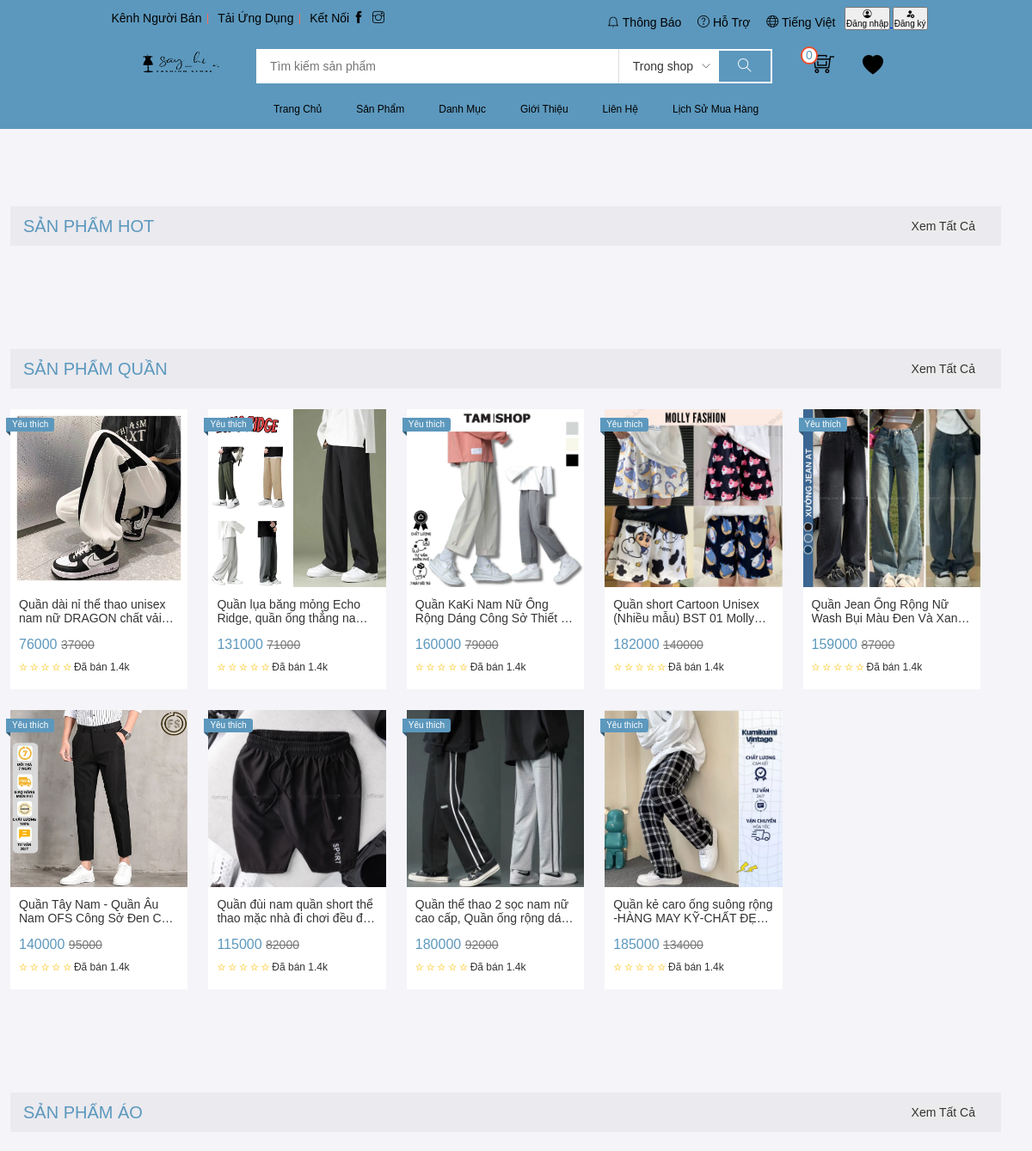
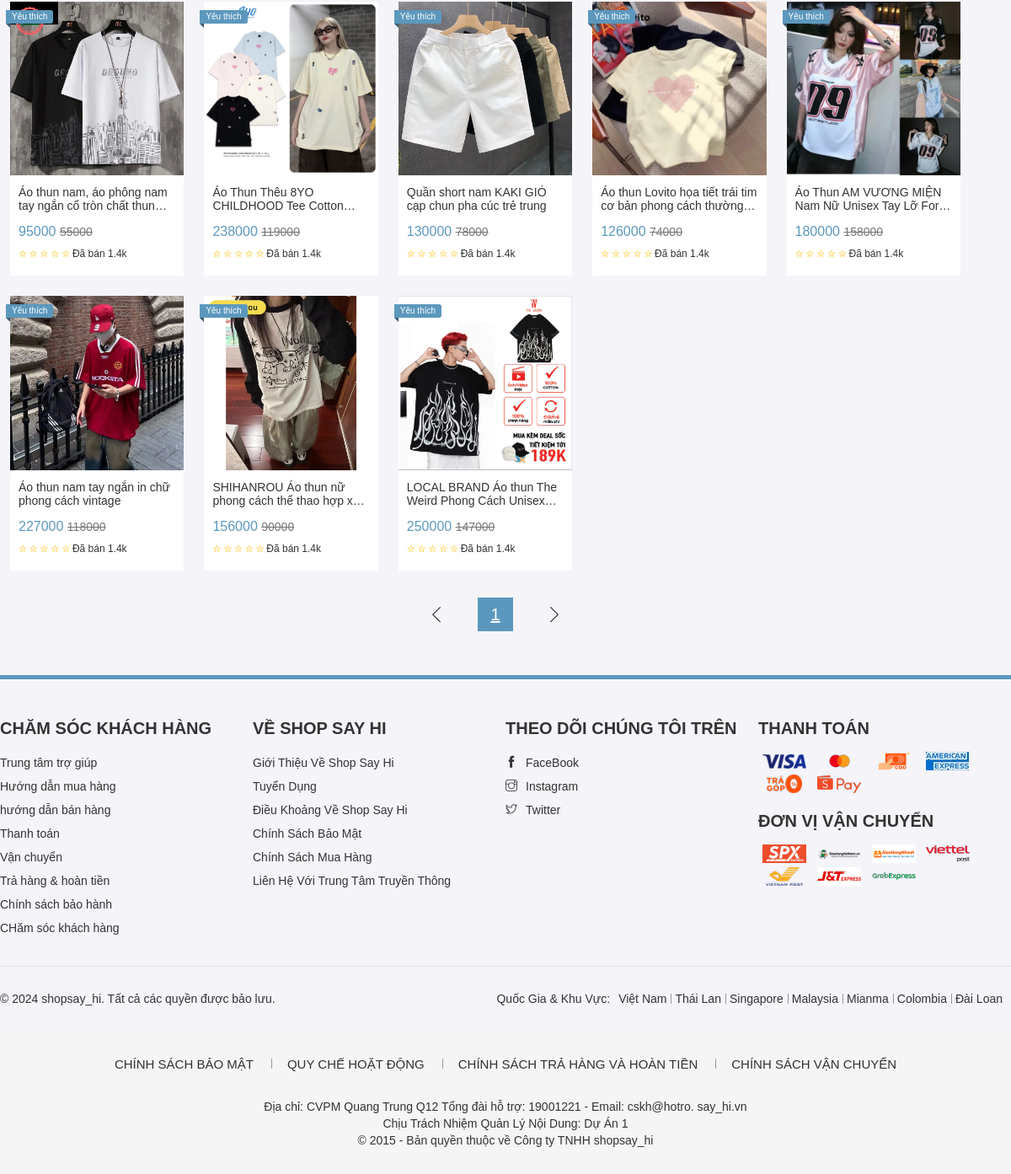
The page / on the database its author committed (2 pictures, top to bottom).
### tables this page shows
CREATE TABLE `sanpham` (
  `id` int(11) NOT NULL,
  `ten` varchar(500) NOT NULL,
  `image` varchar(255) DEFAULT NULL,
  `gia` int(11) DEFAULT NULL,
  `giakhuyenmai` int(11) DEFAULT NULL,
  `idDM` int(11) NOT NULL,
  `soluong` int(11) DEFAULT 0,
  `mota` longtext DEFAULT NULL,
  `hot` int(11) DEFAULT NULL,
  `TrangThai` tinyint(1) NOT NULL DEFAULT 0,
  `idBrand` int(11) DEFAULT NULL
);

### frontend/controller/productController.php (called while the page is built, shortened)
<?php
class productController {
    private $productModel;
    public function __construct() {
        require_once('./frontend/model/productModel.php');
        $this->productModel = new ProductModel();
    }
public function renderHome() {
    $productsPerPage = 10;
    $currentPage = isset($_GET['pageNum']) ? (int)$_GET['pageNum'] : 1;
    $totalProductsCate1 = count($this->productModel->getProByCate(42));
    $totalPagesCate1 = ceil($totalProductsCate1 / $productsPerPage);
    $currentPage = max(1, min($currentPage, $totalPagesCate1));
    $offset = ($currentPage - 1) * $productsPerPage;
    $productsCate1 = $offset < $totalProductsCate1
        ? $this->productModel->laySanPhamTheoDanhMucGioiHang(42, $offset, $productsPerPage)
        : [];
    $productsCate2 = $this->productModel->getProByCate(43);
    require_once('./frontend/view/home.php');
}
}
?>

### frontend/model/database.php (called while the page is built, shortened)
<?php
class Database {
    private $host = "localhost";
    private $username = "root";
    private $password = "";
    private $database = "sayhi_new_10_12";
    private $conn;
    public static $instance;
    public static function getInstance() {
        if (!self::$instance) {
            self::$instance = new Database();
        }
        return self::$instance;
    }
    public function __construct() {
        try {
            $this->conn = new PDO("mysql:host=$this->host;dbname=$this->database;charset=utf8", $this->username, $this->password);
            $this->conn->setAttribute(PDO::ATTR_ERRMODE, PDO::ERRMODE_EXCEPTION);
        } catch (PDOException $e) {
            die("Connection failed: " . $e->getMessage());
        }
    }
    public function prepare($sql) {
        return $this->conn->prepare($sql);
    }
    public function getAll($sql, $params = []) {
        try {
            $stmt = $this->prepare($sql);
            $stmt->execute($params);
            return $stmt->fetchAll(PDO::FETCH_ASSOC);
        } catch (PDOException $e) {
            echo "SQL error: " . $e->getMessage();
            return [];
        }
    }
}
?>

### frontend/model/productModel.php (called while the page is built, shortened)
<?php
require_once('./frontend/model/database.php');
class ProductModel {
    private $db;
    public function __construct() {
        $this->db = Database::getInstance();
    }
    public function getProByCate($id) {
        $sql = "SELECT * FROM sanpham WHERE idDM = $id";
        return $this->db->getAll($sql);
    }
    public function laySanPhamTheoDanhMucGioiHang($idCate, $offset, $limit): array {
        $sql = "SELECT * FROM sanpham WHERE idDM = :idCate LIMIT :offset, :limit";
        $stmt = $this->db->prepare($sql);
        $stmt->bindParam(':idCate', $idCate, PDO::PARAM_INT);
        $stmt->bindParam(':offset', $offset, PDO::PARAM_INT);
        $stmt->bindParam(':limit', $limit, PDO::PARAM_INT);
        $stmt->execute();
        return $stmt->fetchAll(PDO::FETCH_ASSOC);
    }
}
?>

### frontend/view/home.php (the view, shortened to what this page needs)
<div class="grid__colum-12">
    <div class="grid">
        <div class="grid__row content">
            <div class="grid__colum-12">
                <div class="home-fillter">
                    <span class="home-fillter__label"> Sản Phẩm Hot </span>
                    <div class="home-fillter__page">
                        <span class="home-fillter__page-num">
                            <button class="home-fillter__page-current">xem tất cả</button>
                        </span>
                    </div>
                </div>
            </div>
        </div>
    </div>
    <div class="grid">
        <div class="grid__row content">
            <div class="grid__colum-12">
                <div class="home-fillter">
                    <span class="home-fillter__label"> Sản Phẩm Quần </span>
                    <div class="home-fillter__page">
                        <span class="home-fillter__page-num">
                            <button class="home-fillter__page-current">xem tất cả</button>
                        </span>
                    </div>
                </div>
                <div class="grid__row">
                    <?php if (isset($productsCate2)) {
                        foreach ($productsCate2 as $p) { ?>
                            <div class="grid__colum-2">
                                <a href="?page=detail&id=<?php echo $p['id']; ?>" class="product">
                                    <div class="product__img">
                                    <img src="../public/assets/img/<?php echo $p['image']; ?>" alt="" class="product__img-avatar">
                                        <div class="product__img-favoutite"><span>Yêu thích</span></div>
                                    </div>
                                    <div class="product__info">
                                        <h5 class="product__info-name"><?php echo $p['ten']; ?></h5>
                                        <div class="product__info-price"><?php echo $p['gia']; ?>
                                            <span class="product__info-sale"><?php echo $p['giakhuyenmai']; ?></span>
                                        </div>
                                        <span class="product__info-star">
                                            <i class="product__info-star-icon product__info-star-icon--avaluated ti-star"></i>
                                            <i class="product__info-star-icon product__info-star-icon--avaluated ti-star"></i>
                                            <i class="product__info-star-icon product__info-star-icon--avaluated ti-star"></i>
                                            <i class="product__info-star-icon product__info-star-icon--avaluated ti-star"></i>
                                            <i class="product__info-star-icon product__info-star-icon--avaluated ti-star"></i>
                                            <span class="product__info-sold">Đã bán 1.4k</span>
                                        </span>
                                    </div>
                                </a>
                            </div>
                        <?php }
                    } ?>
                </div>
            </div>
        </div>
    </div>
    <div class="grid">
        <div class="grid__row content">
            <div class="grid__colum-12">
                <div class="home-fillter">
                    <span class="home-fillter__label"> Sản Phẩm Áo </span>
                    <div class="home-fillter__page">
                        <span class="home-fillter__page-num">
                            <button class="home-fillter__page-current">xem tất cả</button>
                        </span>
                    </div>
                </div>
                <div class="grid__row">
                    <?php if (!empty($productsCate1)): ?>
                        <?php foreach ($productsCate1 as $p): ?>
                            <div class="grid__colum-2">
                                <a href="?page=detail&id=<?php echo $p['id']; ?>" class="product">
                                    <div class="product__img">
                                    <img src="../public/assets/img/<?php echo $p['image']; ?>" alt="" class="product__img-avatar" >
                                        <div class="product__img-favoutite"><span>Yêu thích</span></div>
                                    </div>
                                    <div class="product__info">
                                        <h5 class="product__info-name"><?php echo $p['ten']; ?></h5>
                                        <div class="product__info-price"><?php echo $p['gia']; ?>
                                            <span class="product__info-sale"><?php echo $p['giakhuyenmai']; ?></span>
                                        </div>
                                        <span class="product__info-star">
                                            <i class="product__info-star-icon product__info-star-icon--avaluated ti-star"></i>
                                            <i class="product__info-star-icon product__info-star-icon--avaluated ti-star"></i>
                                            <i class="product__info-star-icon product__info-star-icon--avaluated ti-star"></i>
                                            <i class="product__info-star-icon product__info-star-icon--avaluated ti-star"></i>
                                            <i class="product__info-star-icon product__info-star-icon--avaluated ti-star"></i>
                                            <span class="product__info-sold">Đã bán 1.4k</span>
                                        </span>
                                    </div>
                                </a>
                            </div>
                        <?php endforeach; ?>
                    <?php else: ?>
                        <div class="grid__colum-12">
                            <p class="no-products">Không có sản phẩm nào trong danh mục này.</p>
                        </div>
                    <?php endif; ?>
                </div>
                <div class="pagination">
    <?php if ($currentPage > 1): ?>
        <a href="?page=home&pageNum=<?php echo $currentPage - 1; ?>" class="pagination__num"><i class="ti-angle-left"></i></a>
    <?php else: ?>
        <span class="pagination__num pagination__num--disabled"><i class="ti-angle-left"></i></span>
    <?php endif; ?>
    <?php
    $start = max(1, $currentPage - 1);
    $end = min($totalPagesCate1, $currentPage + 1);
    for ($i = $start; $i <= $end; $i++): ?>
        <a href="?page=home&pageNum=<?php echo $i; ?>" class="pagination__num <?php echo $i == $currentPage ? 'pagination__num--active' : ''; ?>">
            <?php echo $i; ?>
        </a>
    <?php endfor; ?>
    <?php if ($currentPage < $totalPagesCate1): ?>
        <a href="?page=home&pageNum=<?php echo $currentPage + 1; ?>" class="pagination__num"><i class="ti-angle-right"></i></a>
    <?php else: ?>
        <span class="pagination__num pagination__num--disabled"><i class="ti-angle-right"></i></span>
    <?php endif; ?>
</div>
            </div>
        </div>
    </div>
</div>

### rows shown on the page
sanpham: image (picture), ten "Quần dài nỉ thể thao unisex nam nữ DRAGON chất…", gia "76000", giakhuyenmai "37000"
sanpham: image (picture), ten "Quần lụa băng mỏng Echo Ridge, quần ống thẳng…", gia "131000", giakhuyenmai "71000"
sanpham: image (picture), ten "Quần KaKi Nam Nữ Ống Rộng Dáng Công Sở Thiết…", gia "160000", giakhuyenmai "79000"
sanpham: image (picture), ten "Quần short Cartoon Unisex (Nhiều mẫu) BST 01…", gia "182000", giakhuyenmai "140000"
sanpham: image (picture), ten "Quần Jean Ống Rộng Nữ Wash Bụi Màu Đen Và…", gia "159000", giakhuyenmai "87000"
sanpham: image (picture), ten "Quần Tây Nam - Quần Âu Nam OFS Công Sở Đen…", gia "140000", giakhuyenmai "95000"
sanpham: image (picture), ten "Quần đùi nam quần short thể thao mặc nhà đi chơi đều…", gia "115000", giakhuyenmai "82000"
sanpham: image (picture), ten "Quần thể thao 2 sọc nam nữ cao cấp, Quần ống rộng…", gia "180000", giakhuyenmai "92000"
sanpham: image (picture), ten "Quần kẻ caro ống suông rộng -HÀNG MAY KỸ-CHẤT…", gia "185000", giakhuyenmai "134000"
sanpham: image (picture), ten "Áo thun nam, áo phông nam tay ngắn cổ tròn chất…", gia "95000", giakhuyenmai "55000"
sanpham: image (picture), ten "Áo Thun Thêu 8YO CHILDHOOD Tee…", gia "238000", giakhuyenmai "119000"
sanpham: image (picture), ten "Quần short nam KAKI GIÓ cạp chun pha cúc trẻ trung", gia "130000", giakhuyenmai "78000"
sanpham: image (picture), ten "Áo thun Lovito họa tiết trái tim cơ bản phong cách…", gia "126000", giakhuyenmai "74000"
sanpham: image (picture), ten "Áo Thun AM VƯƠNG MIỆN Nam Nữ Unisex Tay Lỡ…", gia "180000", giakhuyenmai "158000"
sanpham: image (picture), ten "Áo thun nam tay ngắn in chữ phong cách vintage", gia "227000", giakhuyenmai "118000"
sanpham: image (picture), ten "SHIHANROU Áo thun nữ phong cách thể thao hợp…", gia "156000", giakhuyenmai "90000"
sanpham: image (picture), ten "LOCAL BRAND Áo thun The Weird Phong Cách…", gia "250000", giakhuyenmai "147000"

### other values the page prints
$total "0"
